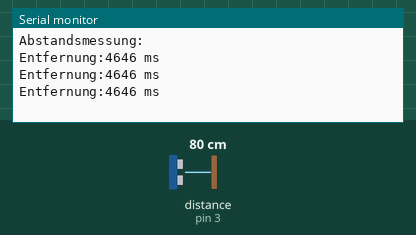
Bench run of a sketch on a simulated Arduino Uno, built with avr-gcc and run on an emulated ATmega328P. Shown: the last lines printed to the serial monitor. Wiring (inferred from the names in the program): ultrasonic range finder: trigger pin 2; echo pin 3. Inputs (shaded band) come from the test bench; at power-on: distance to the obstacle (sensor on pin 3) 80 cm. The echo pulse lasts 58.3 µs per cm.

Above: at 1.3 s.
1.4 s: distance to the obstacle (sensor on pin 3) set to 2 cm
At 1.9 s:
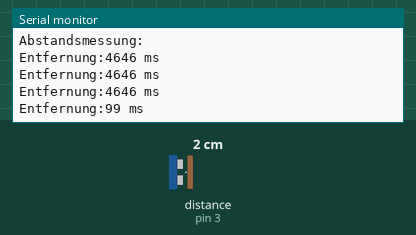
2.9 s: distance to the obstacle (sensor on pin 3) set to 4 cm
At 3.4 s:
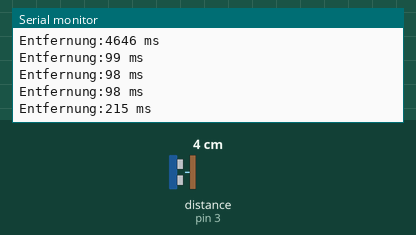
Timing chart, 0 to 5.9 s (numbered marks = the images above; inputs shaded):
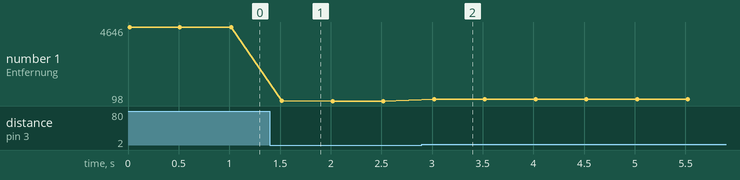

Measured:
- after the input at 1.4 s, the serial monitor: prints a new line after 0.12 s (image 1)
- after the input at 2.9 s, the serial monitor: prints a new line after 0.12 s (image 2)
- plotted number 1: 4646 → 98 after the input at 1.4 s, 98 → 215 after the input at 2.9 s

The sketch:

Abstand.ino
```cpp
//Anschluesse definieren
const int trigger=2; // Arduino Pin fuer HC-SR04 Trig
const int echo=3;    // Arduino Pin fuer HC-SR04 Echo

//Anschlüsse und serielles Terminal Initialisieren
void setup() {
  pinMode(trigger, OUTPUT);
  pinMode(echo, INPUT);
  digitalWrite(trigger, HIGH); //Signal abschalten

  // Serielles Terminal:
  Serial.begin(9600);
  Serial.print("Abstandsmessung:\n\n");
}

//Messschleife
void loop() {
  //für die Messung wurde eine eigene Funktion geschrieben:
  int signalzeit = getSignalZeit();
  //Ausgabe
  Serial.print("Entfernung:");
  Serial.print(signalzeit) ;
  Serial.print(" ms\n");
  //Pause
  delay(500);
}

// Entfernung in cm über gewöhnlichen Ultraschallsensor mit Echo und Trigger messen
// Eine eigene Funktion, die die Zeit misst
int getSignalZeit(){
  int zeit=0;
  //Ausschalten und ganz kurz warten, dass der Sender sicher aus ist
  digitalWrite(trigger, LOW);
  delayMicroseconds(3);
  //Einen Impuls von 10 Microsekunden senden
  digitalWrite(trigger, HIGH);
  delayMicroseconds(10);
  //wieder Ausschalten
  digitalWrite(trigger, LOW);
  //Die Zeit messen, die vergeht bis das Signal zurück ist
  zeit = int(pulseIn(echo, HIGH));
  //Die Funktion soll genau diese Zeit zurückgeben
  return(zeit);
}
```
